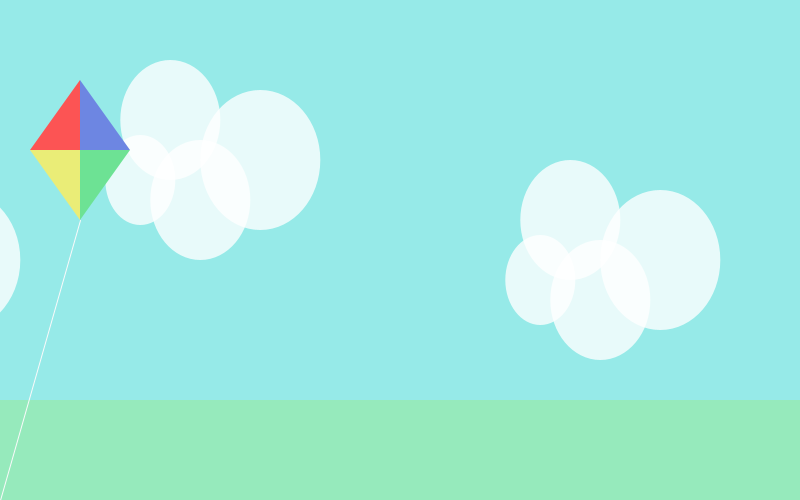
Frame 1 (no input)
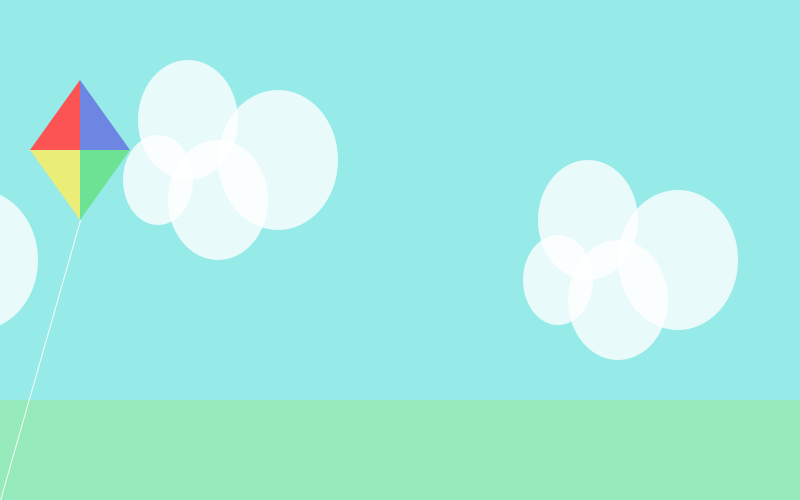
Frame 60 (the mouse pressed at the canvas centre just before this capture)
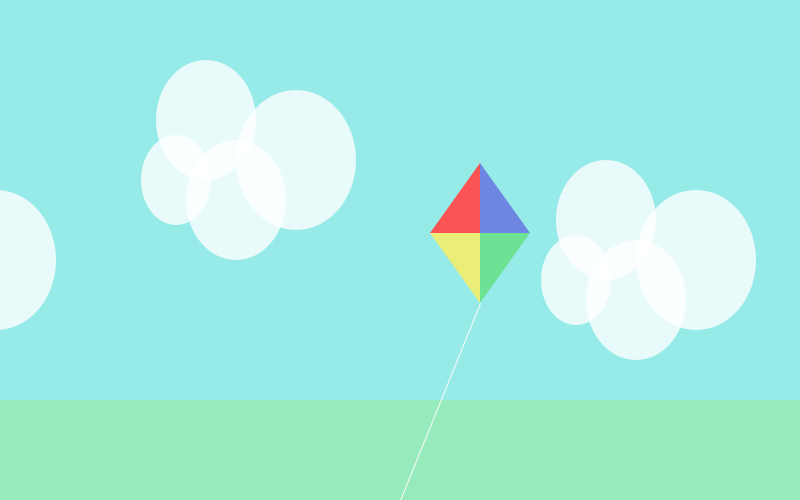
Frame 120 (the mouse held since frame 60 and released just before this capture)

The Processing sketch that drew these frames (run headless with seeded random() and noise(); from frame 60 on, the mouse is pressed at the canvas centre):

// Processing sketch: week_1_hw
// ── week_1_hw.pde
float y = 200;

void setup() {
  size(800, 500);
  rectMode(CENTER);
  drawGrass();
  drawSky();
}

void draw() {
  y = y + 0.3;
  drawGrass();
  drawSky();
  drawClouds(y, 200);
  drawClouds(-300 + y, 300);
  drawClouds(400 + y, 300);
  drawClouds(-700 + y, 300);
  drawKite();
  
}


void drawGrass() {
  noStroke();
  fill(150, 234, 188);
  float grassX = 400;
  float grassY = 450;
  float grassWidth = 800;
  float grassHeight = 100;  
  rect(grassX, grassY, grassWidth, grassHeight);
}

void drawSky() {
  noStroke();
  fill(150, 234, 232);
  float skyX = 400;
  float skyY = 200;
  float skyWidth = 800;
  float skyHeight = 400;
  rect(skyX, skyY, skyWidth, skyHeight);
}


void drawClouds(float x, float y) {
  float firstCloudX = x;
  float firstCloudY = y;
  float firstCloudWidth = 100;
  float firstCloudHeight = 120;
  

  fill(255, 255, 255, 200);
  ellipse(firstCloudX, firstCloudY, firstCloudWidth, firstCloudHeight);
  ellipse(firstCloudX - 30, firstCloudY - 80, firstCloudWidth, firstCloudHeight);
  ellipse(firstCloudX + 60, firstCloudY - 40, firstCloudWidth + 20, firstCloudHeight + 20);
  ellipse(firstCloudX - 60, firstCloudY - 20, firstCloudWidth - 30, firstCloudHeight - 30);
}

void drawKite() {

  //top of kite
  float kiteX = mouseX + 80;
  float kiteY = 150 + mouseY/3;
  float kiteTop = kiteY - 70;
  float kiteBottom = kiteY + 70;
  float kiteRight = kiteX + 50; 
  float kiteLeft = kiteX - 50;
  float stringX = mouseX; 
  float stringY = 500;

  fill(252, 84, 84);
  triangle(kiteX, kiteY, kiteX, kiteTop, kiteLeft, kiteY);
  fill(109, 134, 226);
  triangle(kiteX, kiteY, kiteX, kiteTop, kiteRight, kiteY);
  fill(109, 226, 148);
  triangle(kiteX, kiteY, kiteX, kiteBottom, kiteRight, kiteY);
  fill(234, 237, 119);
  triangle(kiteX, kiteY, kiteX, kiteBottom, kiteLeft, kiteY); 
  //kitestring
  stroke(250);
  line(stringX, stringY, kiteX, kiteBottom);
  
  rotate(radians(40));
}
